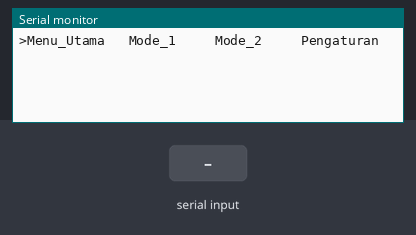
Bench run of a sketch on a simulated Arduino Uno, built with avr-gcc and run on an emulated ATmega328P. On the bench: the last lines printed to the serial monitor. Inputs (shaded band) come from the test bench.

Above: at 1.2 s.
1.3 s: "1" received over Serial
At 2.5 s:
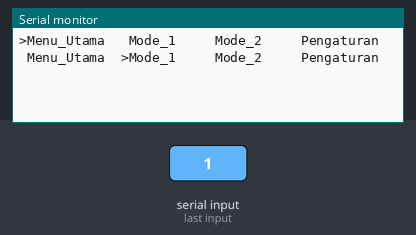
2.8 s: "2" received over Serial
At 3.8 s:
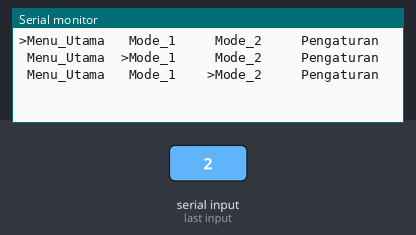
4.3 s: "3" received over Serial
At 4.9 s:
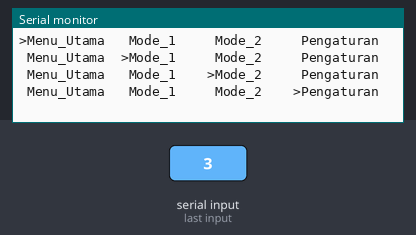

The sketch:

membuat_menu.ino
```cpp
enum Menu{menu_utama, mode_1, mode_2, pengaturan};
Menu menu = menu_utama;

char input;

int pilih_menu;

void tampilan_pilih_menu_utama(){
  Serial.print(">Menu_Utama\t");
  Serial.print(" Mode_1\t\t");
  Serial.print(" Mode_2\t\t");
  Serial.print(" Pengaturan");
  Serial.println();
}

void tampilan_pilih_mode_1(){
  Serial.print(" Menu_Utama\t");
  Serial.print(">Mode_1\t\t");
  Serial.print(" Mode_2\t\t");
  Serial.print(" Pengaturan");
  Serial.println();
}

void tampilan_pilih_mode_2(){
  Serial.print(" Menu_Utama\t");
  Serial.print(" Mode_1\t\t");
  Serial.print(">Mode_2\t\t");
  Serial.print(" Pengaturan");
  Serial.println();
}

void tampilan_pilih_pengaturan(){
  Serial.print(" Menu_Utama\t");
  Serial.print(" Mode_1\t\t");
  Serial.print(" Mode_2\t\t");
  Serial.print(">Pengaturan");
  Serial.println();
}

void setup() {
  Serial.begin(9600);
  Serial.print(">Menu_Utama\t");
  Serial.print(" Mode_1\t\t");
  Serial.print(" Mode_2\t\t");
  Serial.print(" Pengaturan");
  Serial.println();
}

void loop() {
  while(menu == menu_utama) {
    if(Serial.available() > 0) {
      input = Serial.read();

      if(input == '0') {
        tampilan_pilih_menu_utama();
        pilih_menu = input - '0';
      }
      else if(input == '1') {
        tampilan_pilih_mode_1();
        pilih_menu = input - '0';
      }
      else if(input == '2') {
        tampilan_pilih_mode_2();
        pilih_menu = input - '0';
      }
      else if(input == '3') {
        tampilan_pilih_pengaturan();
        pilih_menu = input - '0';
      }

      if(input == 'o') {
        menu = pilih_menu;
      }

    }
  }

  while(menu == mode_1) {
    Serial.println("mode 1");
//    if(Serial.available() > 0) {
//      input = Serial.read();
//
//      if(input == '2') {
//        tampilan_pilih_mode_1();
//        menu = mode_1;
//      }
//      if(input == 'g') {
//        Serial.println("Gooooooo....");
//      }
//      if(input == 'b') {
//        menu = menu_utama;
//        tampilan_pilih_menu_utama();
//      }
//    }
  }

  //Serial.println("di luar while");
}


//  menu = menu_utama;
//  Serial.print(menu);   Serial.print("\t");
//
//  menu = mode_1;
//  Serial.print(menu);   Serial.print("\t");
//
//  menu = mode_2;
//  Serial.print(menu);   Serial.print("\t");
//
//  menu = setting;
//  Serial.print(menu);   Serial.print("\n");
```

Measured:
- after the input at 1.3 s, the serial monitor: prints a new line at once (image 1)
- after the input at 2.8 s, the serial monitor: prints a new line at once (image 2)
- after the input at 4.3 s, the serial monitor: prints a new line at once (image 3)
